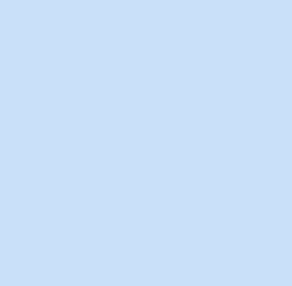
#> input picture testImg/background2.png, 292 x 286 px
$ python jamoComb_test.py
#> lines starting #> are read from the running program, lines starting #| are printed output that depends on the picture; after the words box and inside, x2 and y2 are one past the last pixel; in counts of white or black regions, pixels touching at a corner belong together; pictures that were not available may be replaced by others from this repository, and a replacement may not be noted
from lib2to3.pytree import convert
import cv2
import numpy as np
from PIL import Image
import os

#배경 없애기 전에 먼저 자음 모음 합쳐보기
#여기서 위치 및 크기 조정

src1 = cv2.imread('./testImg/background2.png') #배경파일 읽기
#> src1 is the input picture: shape (286, 292, 3); mean B, G, R 249, 224, 201
# for문의 range 값 조절하여 파일 여러개 생성
for i in range (1,6):
    src2 = cv2.imread('./testImg/letter'+str(i)+'_resized.png')
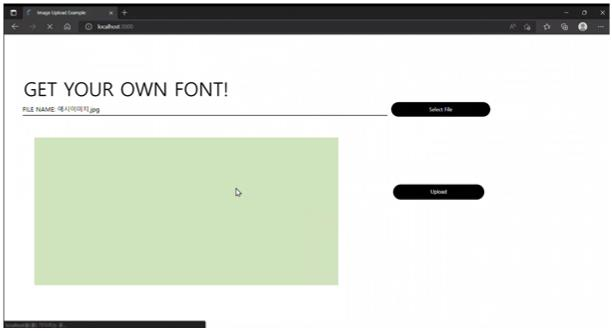
#> input picture homepage.jpg, 612 x 331 px, given in place of letter1_resized.png, which was not available
#> src2 is the input picture: shape (331, 612, 3); mean B, G, R 213.6, 222.2, 217.6
    src3 = cv2.imread('./testImg/No2.jpg')
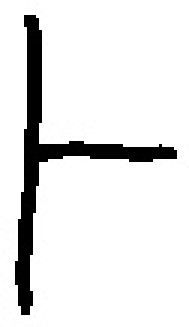
#> input picture testImg/No2.jpg, 63 x 109 px (shown 3 times larger)
#> src3 is the input picture: shape (109, 63, 3); min 0, max 255, mean 228.9

    rows, cols, channels = src2.shape #로고파일 픽셀값 저장
#> rows = 331; cols = 612; channels = 3
    roi = src1[50:rows+50,50:cols+50] #로고파일 픽셀값을 관심영역(ROI)으로 저장함.
    cv2.rectangle(roi, (0,0), (rows-5, cols-1), (0,255,0))
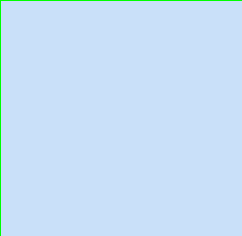
#> roi: shape (236, 242, 3); mean B, G, R 246.9, 224.3, 199.3

    gray = cv2.cvtColor(src2, cv2.COLOR_BGR2GRAY) #로고파일의 색상을 그레이로 변경
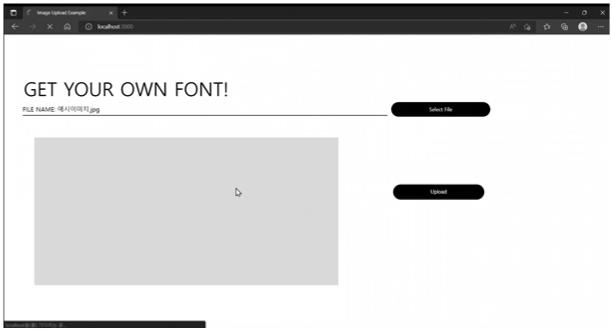
#> gray: shape (331, 612); min 0, max 255, mean 219.8
    ret, mask = cv2.threshold(gray, 160, 255, cv2.THRESH_BINARY) #배경은 흰색으로, 그림을 검정색으로 변경
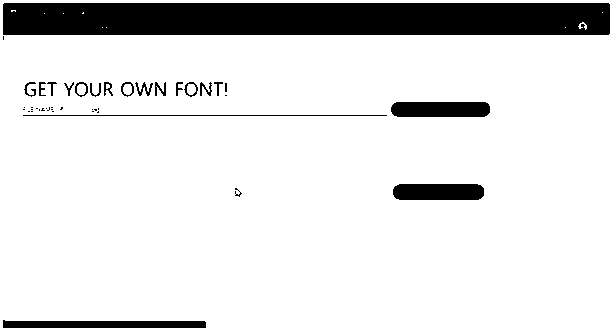
#> mask: shape (331, 612); 87.7% white; 43 black regions (23 under 20 px), largest, box (x1, y1, x2, y2) and area: (3, 3, 610, 35) 19371, (391, 102, 490, 117) 1441, (3, 320, 206, 328) 1422
    #mask_inv = cv2.bitwise_not(mask) #배경 검정, 로고 흰색

#> (the run stopped early here; a loop or call above may not have finished)
